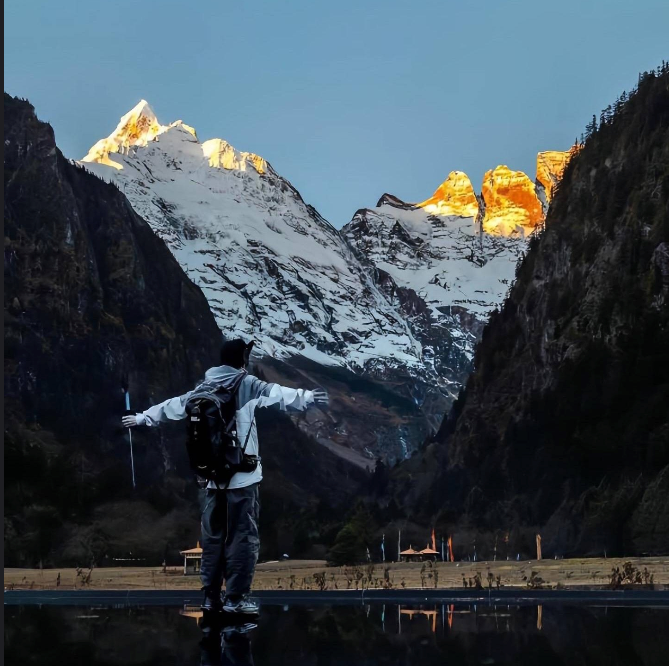
#> input picture image/image_origin.png, 669 x 666 px, found by its file name
$ python 8_detection_object.py
#> lines starting #> are read from the running program, lines starting #| are printed output that depends on the picture
import cv2

path = "/Users/cigrcham/Desktop/CodingWork/Others/image_processing/image/image_origin.png"
path_template = "/Users/cigrcham/Desktop/CodingWork/Others/image_processing/image/image_template.png"

image = cv2.imread(path)
#> image is the input picture: shape (666, 669, 3); mean B, G, R 82, 73.3, 61.4
image_template = cv2.imread(path_template)
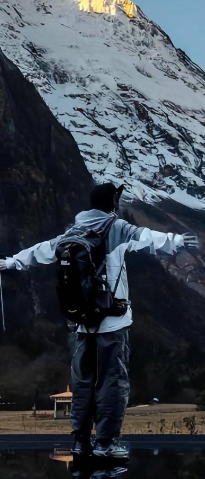
#> input picture image/image_template.png, 205 x 479 px, found by its file name
#> image_template is the input picture: shape (479, 205, 3); mean B, G, R 76.7, 67.6, 59.8

# Convert images to RGB (OpenCV loads images in BGR format by default)
image = cv2.cvtColor(image, cv2.COLOR_BGR2RGB)
image_template = cv2.cvtColor(image_template, cv2.COLOR_BGR2RGB)

# Choose the matching method (in this case, cv2.TM_CCOEFF)
method = cv2.TM_CCOEFF

# Perform template matching
res = cv2.matchTemplate(image, image_template, method)
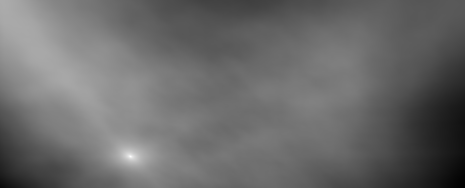
#> res: shape (188, 465) float32; min 84335696, max 1.14e+09, mean 527056480; drawn with min black and max white

# Display the original image and template
cv2.imshow('Original Image', image)
cv2.imshow('Template', image_template)

# Display the result of template matching
cv2.imshow('Matching Result', res)

# Detect
min_val, max_val, min_log, max_log = cv2.minMaxLoc(res)
#> min_val = 84335696; max_val = 1.14e+09; min_log = (464, 187); max_log = (130, 156)
if method in [cv2.TM_SQDIFF_NORMED, cv2.TM_SQDIFF]:
    top_left = min_log
else:
    top_left = max_log
#> top_left = (130, 156)
height, width, channel = image_template.shape
#> height = 479; width = 205; channel = 3

bottom_right = (top_left[0] + width, top_left[1] + height)
#> bottom_right = (335, 635)

# Draw rectangle around the detected region
cv2.rectangle(image, top_left, bottom_right, (255, 0, 0), 1)
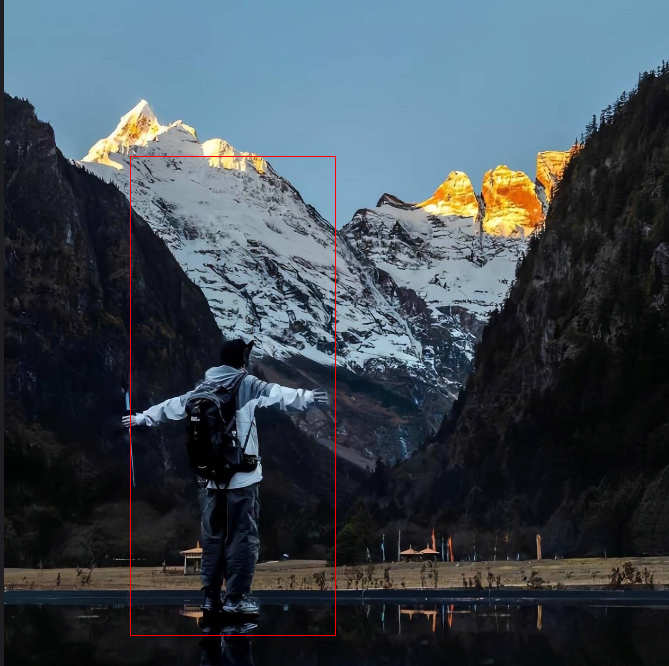
#> image: shape (666, 669, 3); mean R, G, B 61.9, 73.1, 81.7

# Display the image with rectangle
cv2.imshow('Detected Region', image)

# Wait for any key press, close all windows if ESC is pressed
if cv2.waitKey(0) & 0xFF == 27:
#> (key Esc is pressed here)
    cv2.destroyAllWindows()
